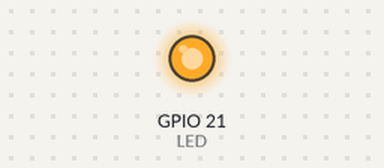
The program below on a simulated Raspberry Pi (BCM pin numbers). On the bench: output pins drawn as LEDs (lit = HIGH). At 0.0 s the program stops and its outputs stay as they are.

Above: at 0.1 s.
Timing chart, 0 to 1.5 s (numbered marks = the images above):
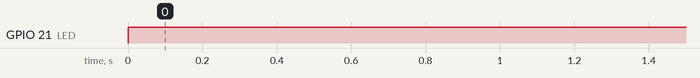

The program:

basic_led.py
```python
import RPi.GPIO as GPIO
import time
# GPIO의 핀모드를 설정
# BCM: 핀번호를 BCM모드, BOARD로 정의하면 물리적인 핀번호
GPIO.setmode(GPIO.BCM)
LED = 21

# LED로 정의한 21번을 GPIO의 output핀으로 사용하겠다고 정의
GPIO.setup(LED,GPIO.OUT,initial=GPIO.LOW)
# 21번으로 출력
GPIO.output(LED,GPIO.HIGH)
```

Measured:
- by itself, GPIO 21 (LED): LOW → HIGH at 0.00 s
